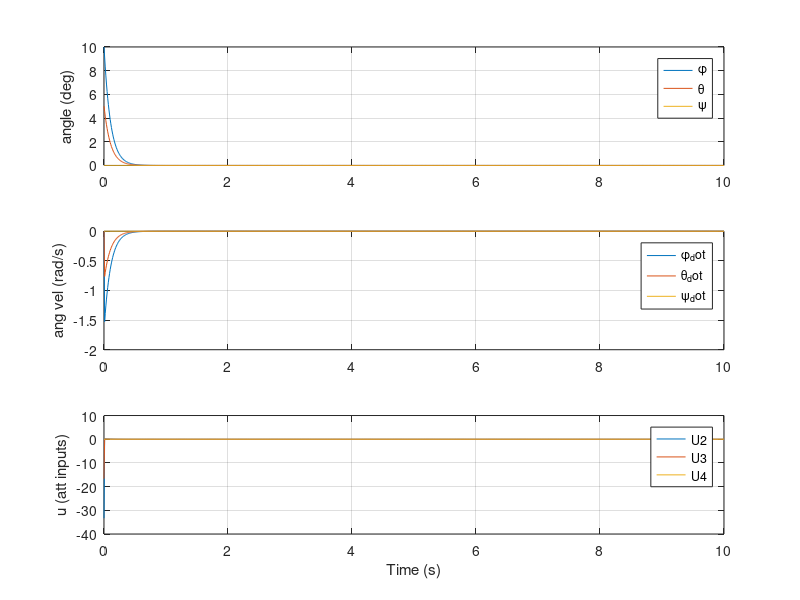
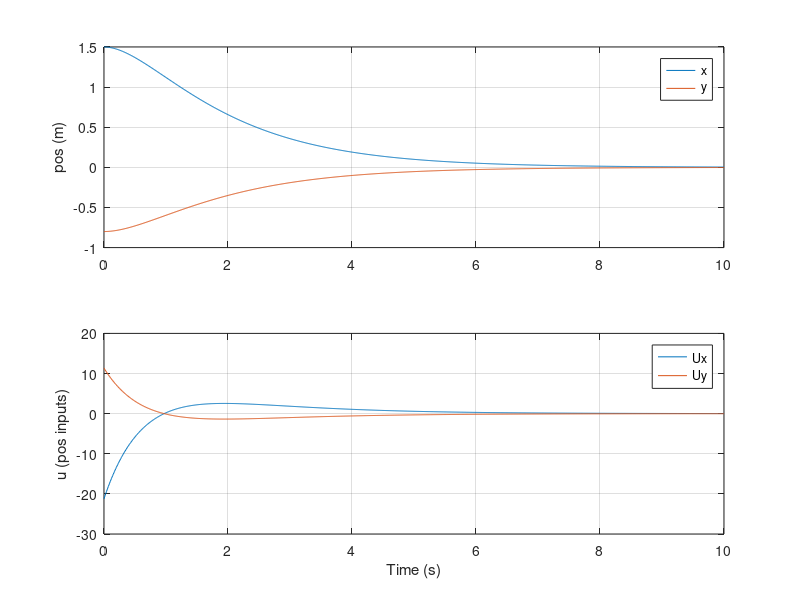
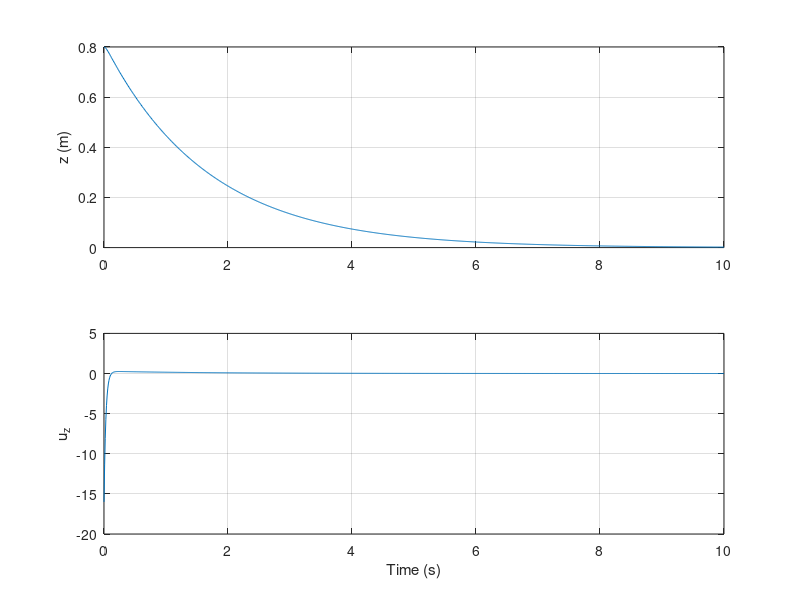

These charts were generated, in order, by the following MATLAB code:
% simulate_quadcopter_LQR.m
% Simulasi LQR untuk subsystems attitude, position, altitude
% Berdasarkan Okyere et al. (2019). Referensi: file paper yang Anda upload. :contentReference[oaicite:6]{index=6}

clear; close all; clc;

%% 0) PARAMETERS (ganti sesuai data nyata jika ada)
m = 1.2;        % mass (kg) - typical small quadrotor
Ix = 0.014;     % inertia around x (kg*m^2)
Iy = 0.014;     % inertia around y
Iz = 0.028;     % inertia around z
g = 9.81;

% For linear position model we need effective 'a' = 1/(m*U1_hover). 
% We approximate U1_hover so that thrust = mg: U1h = m*g
U1h = m*g;
a = 1/(m*U1h);  % simplified linearization constant used in paper

%% 1) Attitude subsystem (states: phi, phi_dot, theta, theta_dot, psi, psi_dot)
A_att = [ 0 1 0 0 0 0;
          0 0 0 0 0 0;
          0 0 0 1 0 0;
          0 0 0 0 0 0;
          0 0 0 0 0 1;
          0 0 0 0 0 0];
% B as in paper maps U2,U3,U4 (we use 3 inputs for attitude)
B_att = [0 0 0;
         1/Ix 0 0;
         0 0 0;
         0 1/Iy 0;
         0 0 0;
         0 0 1/Iz];

%% 2) Position subsystem (x, x_dot, y, y_dot)
A_pos = [0 1 0 0;
         0 0 0 0;
         0 0 0 1;
         0 0 0 0];
% B_pos maps Ux and Uy (paper used 'a' factor)
B_pos = [0 0;
         a 0;
         0 0;
         0 a];

%% 3) Altitude subsystem (z, z_dot)
A_alt = [0 1; 0 0];
B_alt = [0; 1]; % in paper B = [0; 1] with Uz as input after normalization

%% 4) Initial Q,R using Bryson's rule (choose max acceptable values)
% Attitude: consider max angles 30 deg (~0.5236 rad) and angular rate 5 rad/s
max_phi = deg2rad(30); max_phidot = 5;
max_theta = deg2rad(30); max_thetadot = 5;
max_psi = deg2rad(180); max_psidot = 5;

Qatt = diag([1/max_phi^2, 1/max_phidot^2, 1/max_theta^2, 1/max_thetadot^2, 1/max_psi^2, 1/max_psidot^2]);
Ratt = 1*eye(3) * (1/(100^2)); % assume max motor input squared ~ placeholder

% Position: max pos error 5 m, max vel 3 m/s
Qpos = diag([1/5^2, 1/3^2, 1/5^2, 1/3^2]);
Rpos = 0.5*eye(2) * (1/(50^2));

% Altitude: max z error 5 m, zdot 3 m/s
Qalt = diag([1/5^2, 1/3^2]);
Ralt = 1 * (1/(100^2));

%% 5) Compute LQR gains
K_att = lqr(A_att, B_att, Qatt, Ratt);  % 3x6
K_pos = lqr(A_pos, B_pos, Qpos, Rpos);  % 2x4
K_alt = lqr(A_alt, B_alt, Qalt, Ralt);  % 1x2

disp('LQR gains:');
disp('K_att:'); disp(K_att);
disp('K_pos:'); disp(K_pos);
disp('K_alt:'); disp(K_alt);

%% 6) Build closed-loop A_cl for each subsystem (for linear simulation)
Acl_att = (A_att - B_att*K_att);
Acl_pos = (A_pos  - B_pos*K_pos);
Acl_alt = (A_alt  - B_alt*K_alt);

%% 7) Simulate step response (initial condition or reference)
T = 0:0.01:10; % 10 s simulation

% Example 1: attitude - command zero initial disturbance -> start with initial state
x0_att = [deg2rad(10); 0; deg2rad(5); 0; 0; 0]; % initial tilt disturbance
[y_att, t_att, x_att] = lsim(ss(Acl_att, B_att, eye(6), 0), zeros(length(T),3), T, x0_att);

% Compute control u(t) = -K * x(t) for attitude
u_att = -(K_att * x_att')'; % each row sample -> columns are inputs

% Example 2: position - command step reference via adding reference as input:
% For simplicity simulate initial position offset and let controller drive to zero
x0_pos = [1.5; 0; -0.8; 0]; % initial position errors
[y_pos, t_pos, x_pos] = lsim(ss(Acl_pos, B_pos, eye(4), 0), zeros(length(T),2), T, x0_pos);
u_pos = -(K_pos * x_pos')';

% Example 3: altitude
x0_alt = [0.8; 0]; % initial altitude error
[y_alt, t_alt, x_alt] = lsim(ss(Acl_alt, B_alt, eye(2), 0), zeros(length(T),1), T, x0_alt);
u_alt = -(K_alt * x_alt')';

%% 8) Plotting results (states + control signals)
figure('Name','Attitude states and control'); 
subplot(3,1,1); plot(T, rad2deg(x_att(:,[1 3 5]))); ylabel('angle (deg)');
legend('\phi','\theta','\psi'); grid on;
subplot(3,1,2); plot(T, x_att(:,[2 4 6])); ylabel('ang vel (rad/s)'); legend('\phi_dot','\theta_dot','\psi_dot'); grid on;
subplot(3,1,3); plot(T, u_att); ylabel('u (att inputs)'); xlabel('Time (s)'); legend('U2','U3','U4'); grid on;

figure('Name','Position states and control');
subplot(2,1,1); plot(T, x_pos(:,[1 3])); ylabel('pos (m)'); legend('x','y'); grid on;
subplot(2,1,2); plot(T, u_pos); ylabel('u (pos inputs)'); xlabel('Time (s)'); legend('Ux','Uy'); grid on;

figure('Name','Altitude state and control');
subplot(2,1,1); plot(T, x_alt(:,1)); ylabel('z (m)'); grid on;
subplot(2,1,2); plot(T, u_alt); ylabel('u_z'); xlabel('Time (s)'); grid on;

%% 9) Evaluate performance metrics (rise time, overshoot, settling time)
% We'll compute for attitude phi (x_att(:,1)) as example
phi = rad2deg(x_att(:,1));
t = T;
% target is 0 (we measured decay to 0). For rise time we consider time to go from 10%->90% of initial magnitude.
y0 = phi(1); y_final = phi(end);
[ymax, idx_max] = max(phi);
overshoot = (ymax - y0)/abs(y0) * 100; % percent relative to initial magnitude

% rise time (10%->90% of initial magnitude toward final)
threshold_low = 0.1*y0; threshold_high = 0.9*y0;
idx_low = find(abs(phi) <= abs(threshold_low),1); idx_high = find(abs(phi) <= abs(threshold_high),1);
if isempty(idx_low) || isempty(idx_high)
    rise_time = NaN;
else
    rise_time = t(idx_high) - t(idx_low);
end
% settling time: time after which |phi - y_final| < 2% of y0 for all t
tol = 0.02*abs(y0);
idx_settle = find(abs(phi - y_final) > tol);
if isempty(idx_settle)
    settling_time = 0;
else
    settling_time = t(max(idx_settle));
end

fprintf('Attitude phi metrics: overshoot=%.2f%%, rise_time=%.3f s, settling_time=%.3f s\n', ...
    overshoot, rise_time, settling_time);

%% END
